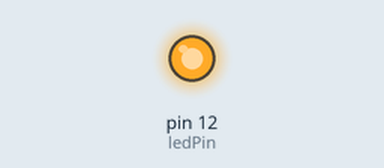
Recording of a sketch running on a simulated Arduino Uno, built with avr-gcc and run on an emulated ATmega328P. Shown: output pins drawn as LEDs (lit = HIGH).

Above: at 0.1 s.
Timing chart, 0 to 1.6 s (numbered marks = the images above):
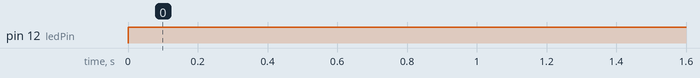

The sketch:

Led.ino
```cpp
/*
URL del ejercicio
*/

const int ledPin = 12;

int ledState = LOW;  // ledState used to set the LED

void setup() {
  // set the digital pin as output:
  pinMode(ledPin, OUTPUT);
}

void loop() {
  ledState = HIGH;
  digitalWrite(ledPin, ledState);
}
```

Measured:
- by itself, pin 12 (ledPin): LOW → HIGH at 0.00 s
